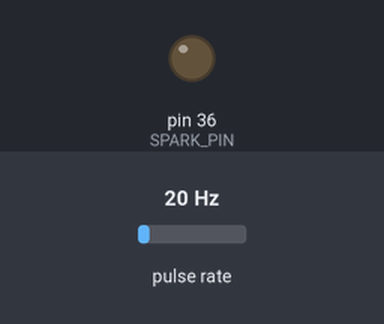
The sketch below on a simulated Arduino Mega 2560, built with avr-gcc and run on an emulated ATmega2560. Parts: output pins drawn as LEDs (lit = HIGH). Wiring (inferred from the names in the program): pulse sensor: data pin 19. The test bench sets the inputs (shaded band); at power-on: pulse rate 20 Hz.

Above: at 1.2 s.
1.3 s: pulse rate (sensor on pin 19) set to 4 Hz
4.3 s: pulse rate (sensor on pin 19) set to 150 Hz
At 5.4 s:
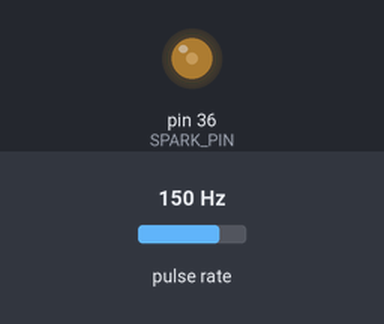
5.9 s: pulse rate (sensor on pin 19) set to 4 Hz
At 6.66 s:
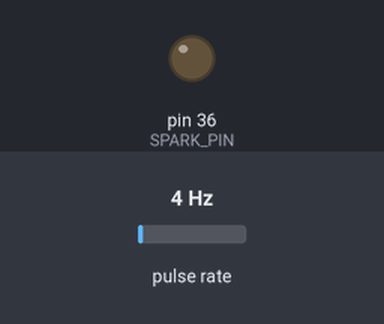
Timing chart, 0 to 8.9 s (numbered marks = the images above; inputs shaded):
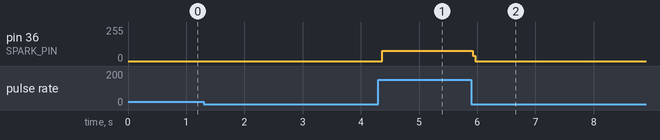

Measured:
- after the input at 4.3 s, pin 36 (SPARK_PIN): 0/255 → 78/255 after 0.07 s
- after the input at 5.9 s, pin 36 (SPARK_PIN): 78/255 → 0/255 at once

The sketch:

CDI.ino
```cpp
#define Fosc                    16000000UL        //16MHZ
#define Tosc                    1000000UL / Fosc  //Periode T = 1/F in second
#define Prescaler               8
#define COMPARE_VALUE(n)        (Fosc / (Prescaler * (1000000 / n))) - 1

#define MS_IN_MINUTE            60000
#define US_IN_MINUTE            60000000
#define MAX_RPM                 20000

#define SPARK_COMPARE           OCR1A
#define SPARK_COUNTER           TCNT1
#define SPARK_TIMER_ENABLE      TIMSK1 |= (1 << OCIE1A);
#define SPARK_TIMER_DISABLE     TIMSK1 &= ~(1 << OCIE1A);

#define PULSER_PIN              19
#define SPARK_PIN               36
#define IGNITION_ON             digitalWrite(SPARK_PIN, HIGH)
#define IGNITION_OFF            digitalWrite(SPARK_PIN, LOW)

byte crankingAngle; //Sudut standart/idle
volatile unsigned int sparkDelayTime = 500;   // uS
volatile unsigned int sparkOnTime = 2000;     // uS
volatile bool sparkOn;
volatile bool triggerOK = false;

volatile unsigned long pickUpTime;
volatile unsigned long lastPickUpTime;
unsigned long revolutionTime;

uint16_t RPM;
uint16_t timePerDegree = 0;

void setup() {
  Serial.begin(115200);

  TCCR1A = 0;
  TCCR1B = 0;
  SPARK_TIMER_DISABLE;

  detachInterrupt(digitalPinToInterrupt(PULSER_PIN));
  pinMode (SPARK_PIN, OUTPUT);
  pinMode (PULSER_PIN, INPUT_PULLUP);
  attachInterrupt(digitalPinToInterrupt(PULSER_PIN), handlerTrigger, RISING);
}

void loop() {
  RPM = readRPM();
  timePerDegree = revolutionTime / 360;
  //  Serial.print("RPM: ");
  //  Serial.print(RPM);
  //  Serial.print(",");
  //  Serial.print("DegreePerUs: ");
  //  Serial.print(timePerDegree);
  //  Serial.print(",");
  //  Serial.print("Time: ");
  //  Serial.println(timePerDegree * 36);

  if (triggerOK)
    beginIgnition();
  triggerOK = false;

  noInterrupts();
  sparkDelayTime = timePerDegree * 36;
  sparkOnTime = 2000;
  interrupts();
}

uint16_t readRPM() {
  uint16_t rpm = 0;

  if ((pickUpTime == 0) || (lastPickUpTime == 0))
    rpm = 0;
  else {
    noInterrupts();
    revolutionTime = pickUpTime - lastPickUpTime;
    interrupts();
    revolutionTime = revolutionTime / 2;
    rpm = US_IN_MINUTE / revolutionTime;

    if (rpm > MAX_RPM)
      return MAX_RPM;
    else
      return rpm;
  }
}

void handlerTrigger() {
  lastPickUpTime = pickUpTime;
  pickUpTime = micros();
  triggerOK = true;
}

void beginIgnition() {
  sparkOn = false;
  TCCR1A = 0;
  TCNT1 = 0;
  TCCR1B = bit(WGM12) | bit(CS11);
  SPARK_COMPARE = COMPARE_VALUE(sparkDelayTime);
  SPARK_TIMER_ENABLE;
}

ISR (TIMER1_COMPA_vect) {
  if (sparkOn) {
    digitalWrite(SPARK_PIN, LOW);
    TCCR1B = 0;
    TIMSK1 = 0;
  }
  else {
    digitalWrite(SPARK_PIN, HIGH);
    TCCR1B = 0;
    TCNT1 = 0;
    TCCR1B = bit(WGM12) | bit(CS11);
    SPARK_COMPARE = COMPARE_VALUE(sparkOnTime);
  }
  sparkOn = !sparkOn;
}
```
